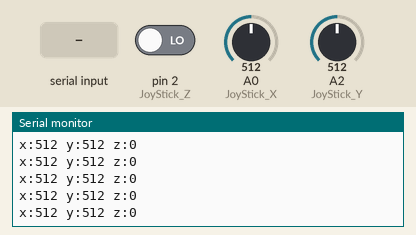
Simulated run of this sketch. Board: Arduino Uno, built with avr-gcc and run on an emulated ATmega328P. Parts: the last lines printed to the serial monitor. The test bench sets the inputs (shaded band); at power-on: pin 2 (JoyStick_Z) LOW, A0 (JoyStick_X) = 512, A2 (JoyStick_Y) = 512.

Above: at 6.2 s.
6.3 s: "D" received over Serial
At 6.57 s:
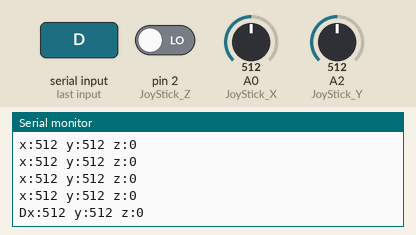
7.9 s: "D" received over the second serial link
At 8.8 s:
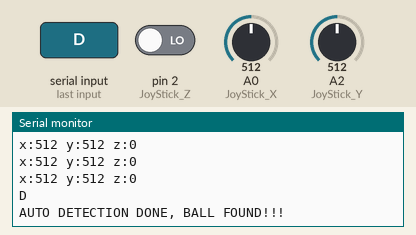
9.5 s: "S" received over Serial
At 10.7 s:
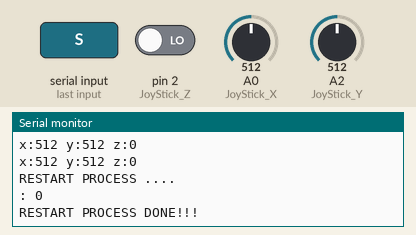
11.0 s: "S" received over the second serial link
14.0 s: "B" received over Serial
At 15.2 s:
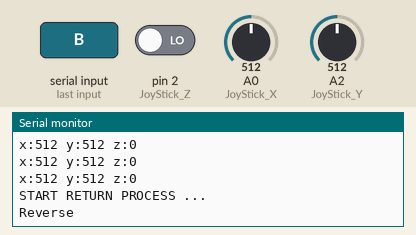

Measured:
- after the input at 6.3 s, the serial monitor: prints a new line after 0.14 s (image 1)
- after the input at 7.9 s, the serial monitor: prints a new line after 0.13 s (image 2)
- after the input at 9.5 s, the serial monitor: prints a new line at once (image 3)
- after the input at 14.0 s, the serial monitor: prints a new line after 0.11 s (image 4)

The sketch:

Master_FinalVersion.ino
```cpp
#include <SoftwareSerial.h>
SoftwareSerial blueToothSerial(10,11);

int JoyStick_X = A0; //x
int JoyStick_Y = A2; //y
int JoyStick_Z = 2; //z

void setup()
{
pinMode(JoyStick_Z, INPUT);
blueToothSerial.begin(9600);
Serial.begin(9600);
Serial.println("Master Board");
delay(5000);
}

// Memory for the movement of robot
String move_instruction[50];
int move_count_ls[50];
String detect_move_instruction[50];
int detect_move_count_ls[50];
String recent_move = "";

String suitable_data_ls[6] = {"F", "B", "L", "R", "D"};

int move_index = 0;
int move_count = 0;
int detect_move_index = 0;

boolean start_detection = false;

// changeble
int auto_L_turn_delay_times = 20;
int auto_R_turn_delay_times = 20;
int auto_reverse_delay_times = 40;


void loop()
{
    char local_recvChar;
    char BT_recvChar;
    String recvString = "";
    String instruction = "";

    while (true)
    {
    while (blueToothSerial.available()>0)
    {
        boolean suitable_data = false;
        BT_recvChar = blueToothSerial.read();
        recvString = "";
        recvString += BT_recvChar;
        Serial.println(recvString);

        if (recvString.equals("D")){


                start_detection = false;
                detect_move_instruction[detect_move_index] = recent_move;
                detect_move_count_ls[detect_move_index] = move_count;
                detect_move_index++;
                recent_move = "";
                move_count = 0;

                Serial.println();
                Serial.println("AUTO DETECTION DONE, BALL FOUND!!!");
                delay(1000);
                start_detection = false;

                break;
            }

        for (int i = 0; i <= 4; i++){
          if (recvString == suitable_data_ls[i]){
            suitable_data = true;
            break;
          }
        }

        if (!suitable_data){
          break;
        }
        // if recvString is not the same as direction before, add it into the list, if same, add move

        if (recvString.equals("S")){
            break;
        }
        if (!start_detection){
            if (!recvString.equals(recent_move)){
                if (recent_move.equals("")){
                    recent_move = recvString;
                    if (!recent_move.equals("S")){
                        move_count = 1;
                    }
                    break;
                }
                else if (recvString.equals("S")){
                    break;
                }
                else {
                    move_instruction[move_index] = recent_move;
                    move_count_ls[move_index] = move_count;
                    move_index++;
                    move_count = 1;
                    recent_move = recvString;
                    break;
                }
            }
            else {
                move_count++;
                break;
            }
        }
        else {
            if (!recvString.equals(recent_move)){
                if (recent_move.equals("")){
                    recent_move = recvString;
                    move_count = 1;
                    break;
                }
                else if (recvString.equals("S")){
                    break;
                }
                else {
                    detect_move_instruction[detect_move_index] = recent_move;
                    detect_move_count_ls[detect_move_index] = move_count;
                    detect_move_index++;
                    move_count = 1;
                    recent_move = recvString;
                    break;
                }
            }
            else {
                move_count++;
                break;
            }
        }
    }

    if (!start_detection)
    {
      break;
    }
    delay(50);
    }

recvString = "";
while (Serial.available()>0)
{
local_recvChar = Serial.read();
recvString += local_recvChar;

if (recvString == "S")
{
Serial.println();
Serial.println("RESTART PROCESS ....");
blueToothSerial.print("R");

repeat_process(move_instruction, move_count_ls, move_index, "manully");
repeat_process(detect_move_instruction, detect_move_count_ls, detect_move_index, "auto");
Serial.println();
blueToothSerial.print("D");
Serial.println("RESTART PROCESS DONE!!!");
delay(3000);
break;
}

else if (recvString == "B")
{
Serial.println();
Serial.println("START RETURN PROCESS ...");
blueToothSerial.print("R");

return_starting_point(detect_move_instruction, detect_move_count_ls, detect_move_index, "auto");
Serial.println();
return_starting_point(move_instruction, move_count_ls, move_index, "manully");
Serial.println();

blueToothSerial.print("D");
Serial.println("RETURN PROCESS DONE ...");
Serial.println();
delay(3000);
break;
}

else if (recvString == "E")
{
Serial.println();
Serial.println("EMPTING MENMORY ...");
Serial.println();

memset(move_instruction, 0, sizeof(move_instruction));
memset(move_count_ls, 0, sizeof(move_count_ls));
move_index = 0;
memset(detect_move_instruction, 0, sizeof(detect_move_instruction));
memset(detect_move_count_ls, 0, sizeof(detect_move_count_ls));
detect_move_index = 0;
delay(3000);
Serial.println("MENMORY EMPTY PROCESS DONE!!!");
delay(3000);
}

else if (recvString == "P")
{
Serial.println();
Serial.println("START PICK UP ....");
blueToothSerial.print("P");
delay(9000);
Serial.println("PICK UP DONE!!!");
delay(1000);
break;
}

else if (recvString == "A")
{
move_instruction[move_index] = recent_move;
move_count_ls[move_index] = move_count;
move_index++;
move_count = 0;
recent_move = "";

Serial.println();
blueToothSerial.print("A");
Serial.println("START AUTO DETECTION ...");
start_detection = true;
break;
}

else
{
blueToothSerial.print(local_recvChar);
Serial.print(local_recvChar);
}

}

if (!start_detection)
{
int x,y,z;
x=analogRead(JoyStick_X);
y=analogRead(JoyStick_Y);
z=digitalRead(JoyStick_Z);
Serial.print("x:");
Serial.print(x ,DEC);
Serial.print(" ");
Serial.print("y:");
Serial.print(y ,DEC);
Serial.print(" ");
Serial.print("z:");
Serial.println(z ,DEC);

//Sent to Robot
sent_robot_instruction(x, y);
}
delay(150);

}

void return_starting_point(String input_move_instruction[], int input_move_count_ls[], int input_move_index, String key)
{
  String return_move_instruction[50];
  int return_move_count_ls[50];
  int i = 0;

    for (int x = (input_move_index - 1); x >= 0; x--)
    {
      if (input_move_instruction[x] == "B")
      {
        return_move_instruction[i] = "B";
      }
      else if (input_move_instruction[x] == "F")
      {
        return_move_instruction[i] = "F";
      }
      else if (input_move_instruction[x] == "R")
      {
        return_move_instruction[i] = "L";
      }
      else if (input_move_instruction[x] == "L")
      {
        return_move_instruction[i] = "R";
      }

      return_move_count_ls[i] = input_move_count_ls[x];
      i++;
    }

  if (key == "auto")
  {
    Serial.print("Reverse  ");
    for (int z = 0; z <= auto_reverse_delay_times; z++)
    {
      sent_robot_instruction(1023, 512); // Reverse
      delay(150);
    }
  }
  repeat_process(return_move_instruction, return_move_count_ls, input_move_index, key);
}

void repeat_process(String input_move_instruction[], int input_move_count_ls[], int input_move_index, String key)
{
  int x, y;
  int move_count;
  for (int i = 0; i <= (input_move_index - 1); i++)
  {
    String direct;

    if (input_move_instruction[i] == "B")
    {
      x = 512;
      y = 1023 ;
      direct = "B";
    }
    else if (input_move_instruction[i] == "F")
    {
      x = 512;
      y = 0;
      direct = "F";

    }
    else if (input_move_instruction[i] == "R")
    {
      x = 1023;
      y = 512;
      direct = "R";

    }
    else if (input_move_instruction[i] == "L")
    {
      x = 0;
      y = 512;
      direct = "L";

    }
    move_count = input_move_count_ls[i];

    Serial.print(input_move_instruction[i]);
    Serial.print(": ");
    Serial.print(move_count);
    Serial.print("  ");

    for (int w = 1; w <= move_count; w++)
    {
      if (key == "manully")
      {
        sent_robot_instruction(x, y);
        delay(150);
      }
      else if (key == "auto")
      {
        if ( direct == "L")
        {
          for (int z = 0; z <= auto_L_turn_delay_times; z++)
          {
            sent_robot_instruction(x, y);
            delay(150);
          }
        }
        else if (direct == "R")
        {
          for (int z = 0; z <= auto_R_turn_delay_times; z++)
          {
            sent_robot_instruction(x, y);
            delay(150);
          }
        }
        else
        {
          sent_robot_instruction(x, y);
          delay(150);
        }

      }
    }
  }

}


void sent_robot_instruction(int x, int y)
{
  blueToothSerial.print(x, DEC);
  blueToothSerial.print("x");
  blueToothSerial.print(y, DEC);
  blueToothSerial.print("y");
}
```
